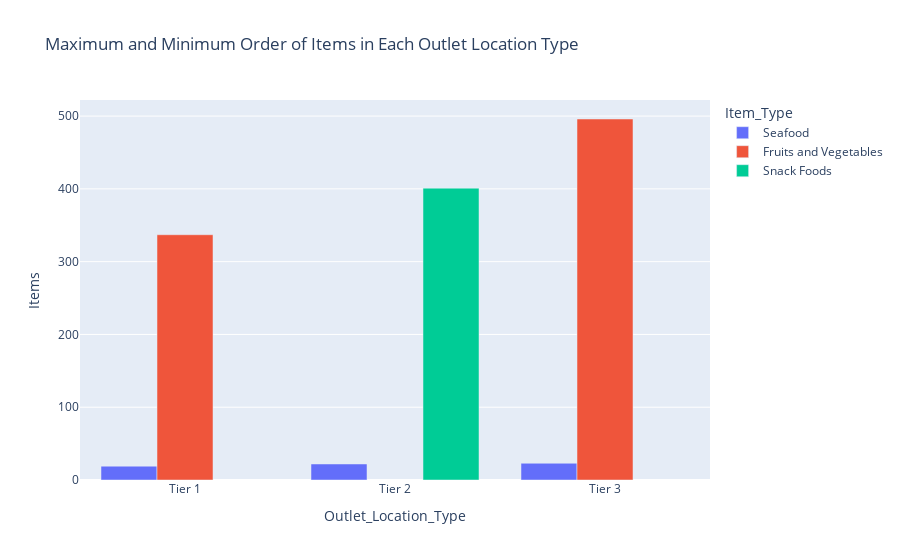

Notebook source saved alongside this figure:
### Code cell
fig = px.bar(df4, 
             x='Outlet_Location_Type', 
             y='Items', 
             color='Item_Type',
             title='Maximum and Minimum Order of Items in Each Outlet Location Type')

# Update layout for grouped bars
fig.update_layout(barmode='group')

# Show the plot
fig.show()

### Figure 1 — Plotly figure (JSON) as saved in the notebook; plotly's stock layout.template omitted (floating-point values rounded to 4 significant figures)
{"data": [{"alignmentgroup": "True", "hovertemplate": "Item_Type=Seafood<br>Outlet_Location_Type=%{x}<br>Items=%{y}<extra></extra>", "legendgroup": "Seafood", "marker": {"color": "#636efa", "pattern": {"shape": ""}}, "name": "Seafood", "offsetgroup": "Seafood", "orientation": "v", "showlegend": true, "textposition": "auto", "type": "bar", "x": ["Tier 1", "Tier 2", "Tier 3"], "xaxis": "x", "y": [19, 22, 23], "yaxis": "y"}, {"alignmentgroup": "True", "hovertemplate": "Item_Type=Fruits and Vegetables<br>Outlet_Location_Type=%{x}<br>Items=%{y}<extra></extra>", "legendgroup": "Fruits and Vegetables", "marker": {"color": "#EF553B", "pattern": {"shape": ""}}, "name": "Fruits and Vegetables", "offsetgroup": "Fruits and Vegetables", "orientation": "v", "showlegend": true, "textposition": "auto", "type": "bar", "x": ["Tier 1", "Tier 3"], "xaxis": "x", "y": [337, 496], "yaxis": "y"}, {"alignmentgroup": "True", "hovertemplate": "Item_Type=Snack Foods<br>Outlet_Location_Type=%{x}<br>Items=%{y}<extra></extra>", "legendgroup": "Snack Foods", "marker": {"color": "#00cc96", "pattern": {"shape": ""}}, "name": "Snack Foods", "offsetgroup": "Snack Foods", "orientation": "v", "showlegend": true, "textposition": "auto", "type": "bar", "x": ["Tier 2"], "xaxis": "x", "y": [401], "yaxis": "y"}], "layout": {"barmode": "group", "legend": {"title": {"text": "Item_Type"}, "tracegroupgap": 0}, "title": {"text": "Maximum and Minimum Order of Items in Each Outlet Location Type"}, "xaxis": {"anchor": "y", "domain": [0, 1], "title": {"text": "Outlet_Location_Type"}}, "yaxis": {"anchor": "x", "domain": [0, 1], "title": {"text": "Items"}}}}
